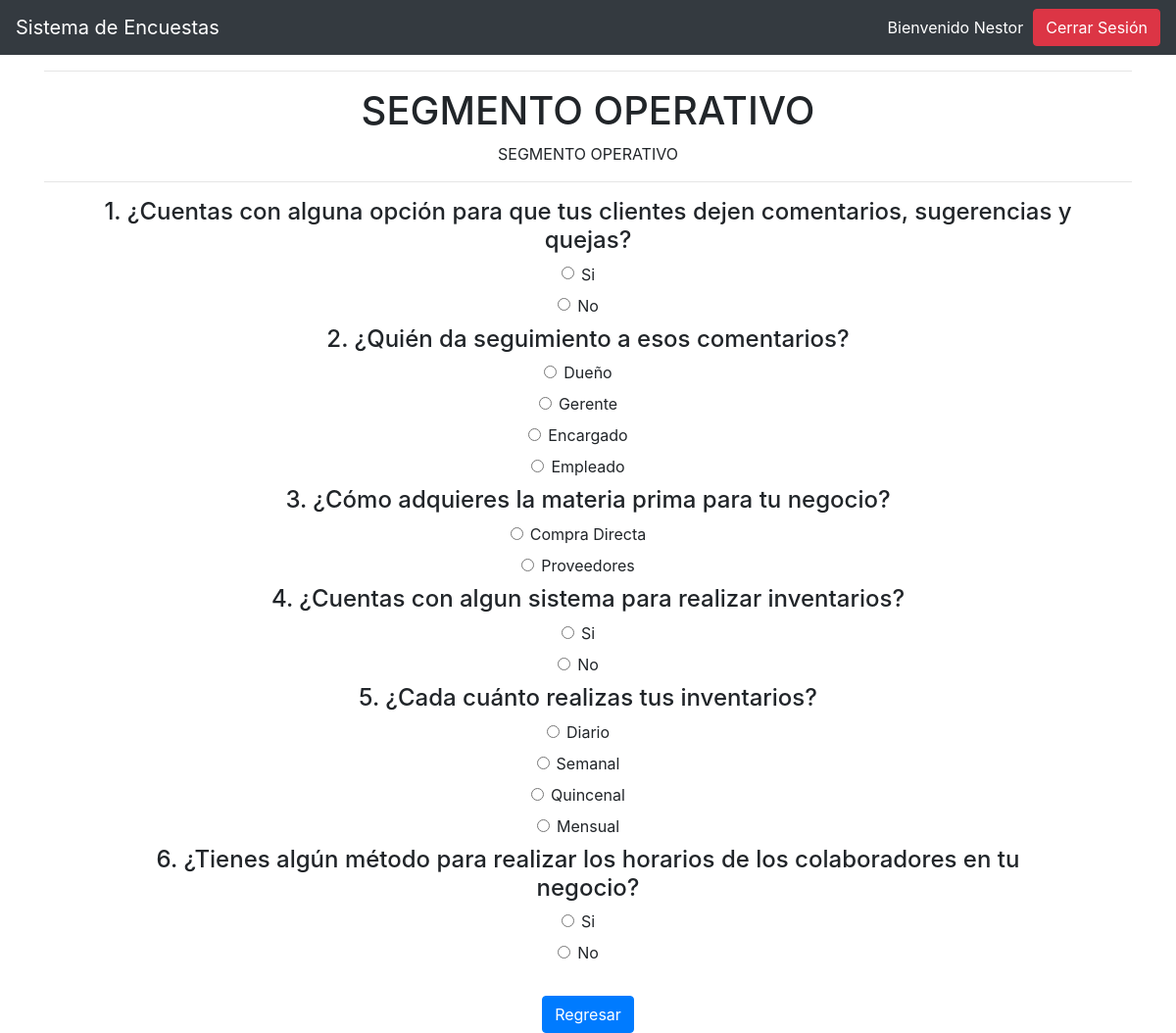
The page /administrador/vista_previa.php?id_encuesta=1 (signed in) on the database its author committed.
### tables this page shows
CREATE TABLE `encuestas` (
  `id_encuesta` int(11) NOT NULL,
  `id_usuario` int(11) NOT NULL,
  `titulo` varchar(150) NOT NULL,
  `descripcion` text NOT NULL,
  `estado` tinyint(1) NOT NULL,
  `fecha_inicio` timestamp NOT NULL DEFAULT '0000-00-00 00:00:00',
  `fecha_final` timestamp NOT NULL DEFAULT '0000-00-00 00:00:00'
);

CREATE TABLE `preguntas` (
  `id_pregunta` int(11) NOT NULL,
  `id_encuesta` int(11) NOT NULL,
  `titulo` varchar(150) NOT NULL,
  `id_tipo_pregunta` int(11) NOT NULL
);

CREATE TABLE `opciones` (
  `id_opcion` int(11) NOT NULL,
  `id_pregunta` int(11) NOT NULL,
  `valor` varchar(50) NOT NULL,
  `puntos` int(2) NOT NULL
);

### administrador/vista_previa.php (the view, shortened to what this page needs)
<?php
  	require "../conexion.php";
  	$id_encuesta = $_GET['id_encuesta'];
 	$query2 = "SELECT * FROM preguntas WHERE id_encuesta = '$id_encuesta'";
  	$respuesta2 = $con->query($query2);
  	$query3 = "SELECT encuestas.titulo, encuestas.descripcion, preguntas.id_pregunta, preguntas.id_encuesta, preguntas.id_tipo_pregunta
		FROM preguntas
		INNER JOIN encuestas
		ON preguntas.id_encuesta = encuestas.id_encuesta
		WHERE preguntas.id_encuesta = '$id_encuesta'";
	$respuesta3 = $con->query($query3);
	$row3 = $respuesta3->fetch_assoc();
 ?>
<!DOCTYPE html>
<html lang="es">
<head>
  <link rel="stylesheet" href="../css/bootstrap.min.css">
</head>
<body>
	<nav class="navbar navbar-expand-lg navbar-dark bg-dark">
      <a class="navbar-brand" href="javascript:void(0)">Sistema de Encuestas</a>
      <div class="collapse navbar-collapse" id="navb">
        <form class="form-inline my-2 my-lg-0" style="color: #fff">
		  	<?php
		        if (isset($_SESSION['u_usuario'])) {
		          echo "Bienvenido " . $_SESSION['u_usuario'] . "\t";
		          echo "<a href='../cerrar_sesion.php' class='btn btn-danger' style='margin-left: 10px'>Cerrar Sesión</a>";
		        } else {
		          header("Location: ../index.php");
		        }
	       ?>
        </form>
      </div>
  	</nav>
  	<center>
 	<div class="container text-center">
 		<hr />
 		<h1><?php echo $row3['titulo'] ?></h1>
 		<p><?php echo $row3['descripcion'] ?></p>
 		<form action="procesar.php" method="Post" autocomplete="off">
 		<hr />
 		<?php
 			$i = 1;
			while (($row2 = $respuesta2->fetch_assoc())) {
			$id = $row2['id_pregunta'];
			$query = "SELECT preguntas.id_pregunta, preguntas.titulo, preguntas.id_tipo_pregunta, opciones.id_opcion, opciones.valor
				FROM opciones
				INNER JOIN preguntas
				ON preguntas.id_pregunta = opciones.id_pregunta
                WHERE preguntas.id_pregunta = $id
				ORDER BY opciones.id_pregunta, opciones.id_opcion";
			$respuesta = $con->query($query);
		 ?>
		 	<div class="container col-md-12">
			<h4><?php echo "$i. " . $row2['titulo'] ?></h4>
		<?php
			while (($row = $respuesta->fetch_assoc())) {
		 ?>
			<div class="radio">
		      <label><input class="form-check-input" type="radio" name="<?php echo $row['id_pregunta'] ?>" value="<?php echo $row['id_opcion'] ?>" required> <?php echo $row['valor'] ?></label>
		    </div>
		<?php
			}
			$i++;
		}
		 ?>
		 	</div>
		<br/>
		<a href="index.php" class="btn btn-primary">Regresar</a>
		</form>
 	</div>
	</center>
</body>
</html>

### rows shown on the page
encuestas: titulo "SEGMENTO OPERATIVO", descripcion "SEGMENTO OPERATIVO"
preguntas: titulo "¿Cuentas con alguna opción para que tus clientes dejen comentarios, sugerencias y quejas?"
opciones: valor "Si"
opciones: valor "No"
preguntas: titulo "¿Quién da seguimiento a esos comentarios?"
opciones: valor "Dueño"
opciones: valor "Gerente"
opciones: valor "Encargado"
opciones: valor "Empleado"
preguntas: titulo "¿Cómo adquieres la materia prima para tu negocio?"
opciones: valor "Compra Directa"
opciones: valor "Proveedores"
preguntas: titulo "¿Cuentas con algun sistema para realizar inventarios?"
opciones: valor "Si"
opciones: valor "No"
preguntas: titulo "¿Cada cuánto realizas tus inventarios?"
opciones: valor "Diario"
opciones: valor "Semanal"
opciones: valor "Quincenal"
opciones: valor "Mensual"
preguntas: titulo "¿Tienes algún método para realizar los horarios de los colaboradores en tu negocio?"
opciones: valor "Si"
opciones: valor "No"

### other values the page prints
$_SESSION['u_usuario'] "Nestor"
